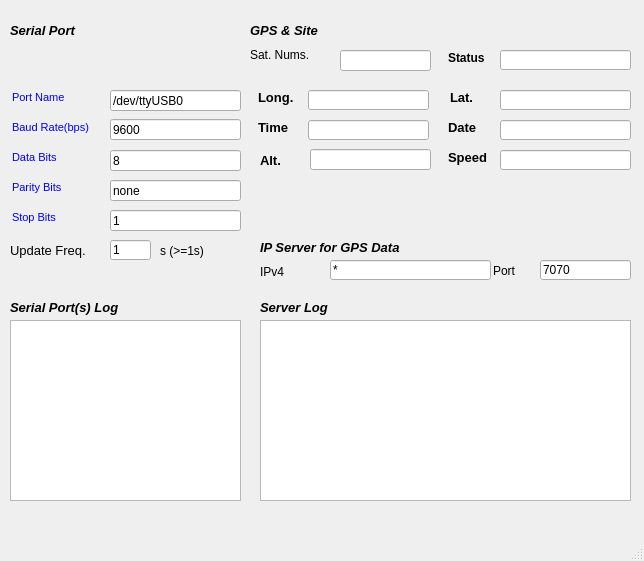
<?xml version="1.0" encoding="UTF-8"?>
<ui version="4.0">
 <class>MainWindow</class>
 <widget class="QMainWindow" name="MainWindow">
  <property name="geometry">
   <rect>
    <x>0</x>
    <y>0</y>
    <width>644</width>
    <height>561</height>
   </rect>
  </property>
  <property name="sizePolicy">
   <sizepolicy hsizetype="Fixed" vsizetype="Fixed">
    <horstretch>0</horstretch>
    <verstretch>0</verstretch>
   </sizepolicy>
  </property>
  <property name="windowTitle">
   <string>MainWindow</string>
  </property>
  <widget class="QWidget" name="centralWidget">
   <property name="sizePolicy">
    <sizepolicy hsizetype="Fixed" vsizetype="Fixed">
     <horstretch>0</horstretch>
     <verstretch>0</verstretch>
    </sizepolicy>
   </property>
   <widget class="QLabel" name="gpsComSetLabel">
    <property name="geometry">
     <rect>
      <x>10</x>
      <y>20</y>
      <width>91</width>
      <height>21</height>
     </rect>
    </property>
    <property name="text">
     <string>&lt;html&gt;&lt;head/&gt;&lt;body&gt;&lt;p&gt;&lt;span style=&quot; font-size:10pt; font-weight:600; font-style:italic; color:#000000;&quot;&gt;Serial Port&lt;/span&gt;&lt;/p&gt;&lt;/body&gt;&lt;/html&gt;</string>
    </property>
   </widget>
   <widget class="QLabel" name="comLabel">
    <property name="geometry">
     <rect>
      <x>12</x>
      <y>90</y>
      <width>61</width>
      <height>16</height>
     </rect>
    </property>
    <property name="text">
     <string>&lt;html&gt;&lt;head/&gt;&lt;body&gt;&lt;p&gt;&lt;span style=&quot; font-size:8pt; color:#0000ff;&quot;&gt;Port Name&lt;/span&gt;&lt;/p&gt;&lt;/body&gt;&lt;/html&gt;</string>
    </property>
   </widget>
   <widget class="QLabel" name="boteLabel">
    <property name="geometry">
     <rect>
      <x>12</x>
      <y>120</y>
      <width>91</width>
      <height>16</height>
     </rect>
    </property>
    <property name="text">
     <string>&lt;html&gt;&lt;head/&gt;&lt;body&gt;&lt;p&gt;&lt;span style=&quot; font-size:8pt; color:#0000ff;&quot;&gt;Baud Rate(bps)&lt;/span&gt;&lt;/p&gt;&lt;/body&gt;&lt;/html&gt;</string>
    </property>
   </widget>
   <widget class="QLabel" name="dataLabel">
    <property name="geometry">
     <rect>
      <x>12</x>
      <y>150</y>
      <width>61</width>
      <height>16</height>
     </rect>
    </property>
    <property name="text">
     <string>&lt;html&gt;&lt;head/&gt;&lt;body&gt;&lt;p&gt;&lt;span style=&quot; font-size:8pt; color:#0000ff;&quot;&gt;Data Bits&lt;/span&gt;&lt;/p&gt;&lt;/body&gt;&lt;/html&gt;</string>
    </property>
   </widget>
   <widget class="QLabel" name="checkLabel">
    <property name="geometry">
     <rect>
      <x>12</x>
      <y>180</y>
      <width>71</width>
      <height>16</height>
     </rect>
    </property>
    <property name="text">
     <string>&lt;html&gt;&lt;head/&gt;&lt;body&gt;&lt;p&gt;&lt;span style=&quot; font-size:8pt; color:#0000ff;&quot;&gt;Parity Bits&lt;/span&gt;&lt;/p&gt;&lt;/body&gt;&lt;/html&gt;</string>
    </property>
   </widget>
   <widget class="QLabel" name="stopLabel">
    <property name="geometry">
     <rect>
      <x>12</x>
      <y>210</y>
      <width>71</width>
      <height>16</height>
     </rect>
    </property>
    <property name="text">
     <string>&lt;html&gt;&lt;head/&gt;&lt;body&gt;&lt;p&gt;&lt;span style=&quot; font-size:8pt; color:#0000ff;&quot;&gt;Stop Bits&lt;/span&gt;&lt;/p&gt;&lt;/body&gt;&lt;/html&gt;</string>
    </property>
   </widget>
   <widget class="QLabel" name="comInformationLabel">
    <property name="geometry">
     <rect>
      <x>10</x>
      <y>300</y>
      <width>161</width>
      <height>16</height>
     </rect>
    </property>
    <property name="text">
     <string>&lt;html&gt;&lt;head/&gt;&lt;body&gt;&lt;p&gt;&lt;span style=&quot; font-size:10pt; font-weight:600; font-style:italic; color:#000000;&quot;&gt;Serial Port(s) Log&lt;/span&gt;&lt;/p&gt;&lt;/body&gt;&lt;/html&gt;</string>
    </property>
   </widget>
   <widget class="QTextEdit" name="comInformationTextEdit">
    <property name="geometry">
     <rect>
      <x>10</x>
      <y>320</y>
      <width>231</width>
      <height>181</height>
     </rect>
    </property>
   </widget>
   <widget class="QLabel" name="gpsComSetLabel_2">
    <property name="geometry">
     <rect>
      <x>250</x>
      <y>20</y>
      <width>111</width>
      <height>21</height>
     </rect>
    </property>
    <property name="text">
     <string>&lt;html&gt;&lt;head/&gt;&lt;body&gt;&lt;p&gt;&lt;span style=&quot; font-size:10pt; font-weight:600; font-style:italic; color:#000000;&quot;&gt;GPS &amp;amp; Site&lt;/span&gt;&lt;/p&gt;&lt;/body&gt;&lt;/html&gt;</string>
    </property>
   </widget>
   <widget class="QLabel" name="latitudeLabel">
    <property name="geometry">
     <rect>
      <x>258</x>
      <y>90</y>
      <width>41</width>
      <height>16</height>
     </rect>
    </property>
    <property name="text">
     <string>&lt;html&gt;&lt;head/&gt;&lt;body&gt;&lt;p&gt;&lt;span style=&quot; font-size:10pt; font-weight:600; color:#000000;&quot;&gt;Long.&lt;/span&gt;&lt;/p&gt;&lt;/body&gt;&lt;/html&gt;</string>
    </property>
   </widget>
   <widget class="QLabel" name="longitudeLabel">
    <property name="geometry">
     <rect>
      <x>450</x>
      <y>90</y>
      <width>31</width>
      <height>16</height>
     </rect>
    </property>
    <property name="text">
     <string>&lt;html&gt;&lt;head/&gt;&lt;body&gt;&lt;p&gt;&lt;span style=&quot; font-size:10pt; font-weight:600; color:#000000;&quot;&gt;Lat.&lt;/span&gt;&lt;/p&gt;&lt;/body&gt;&lt;/html&gt;</string>
    </property>
   </widget>
   <widget class="QLabel" name="timeLabel">
    <property name="geometry">
     <rect>
      <x>258</x>
      <y>120</y>
      <width>41</width>
      <height>16</height>
     </rect>
    </property>
    <property name="text">
     <string>&lt;html&gt;&lt;head/&gt;&lt;body&gt;&lt;p&gt;&lt;span style=&quot; font-size:10pt; font-weight:600; color:#000000;&quot;&gt;Time&lt;/span&gt;&lt;/p&gt;&lt;/body&gt;&lt;/html&gt;</string>
    </property>
   </widget>
   <widget class="QLineEdit" name="latitudeLineEdit">
    <property name="geometry">
     <rect>
      <x>308</x>
      <y>90</y>
      <width>121</width>
      <height>20</height>
     </rect>
    </property>
   </widget>
   <widget class="QLineEdit" name="longitudeLineEdit">
    <property name="geometry">
     <rect>
      <x>500</x>
      <y>90</y>
      <width>131</width>
      <height>20</height>
     </rect>
    </property>
   </widget>
   <widget class="QLineEdit" name="timeLineEdit">
    <property name="geometry">
     <rect>
      <x>308</x>
      <y>120</y>
      <width>121</width>
      <height>20</height>
     </rect>
    </property>
   </widget>
   <widget class="QLabel" name="speedLabel">
    <property name="geometry">
     <rect>
      <x>448</x>
      <y>150</y>
      <width>41</width>
      <height>16</height>
     </rect>
    </property>
    <property name="text">
     <string>&lt;html&gt;&lt;head/&gt;&lt;body&gt;&lt;p&gt;&lt;span style=&quot; font-size:10pt; font-weight:600;&quot;&gt;Speed&lt;/span&gt;&lt;/p&gt;&lt;/body&gt;&lt;/html&gt;</string>
    </property>
   </widget>
   <widget class="QLabel" name="statusLabel">
    <property name="geometry">
     <rect>
      <x>448</x>
      <y>50</y>
      <width>41</width>
      <height>16</height>
     </rect>
    </property>
    <property name="text">
     <string>&lt;html&gt;&lt;head/&gt;&lt;body&gt;&lt;p&gt;&lt;span style=&quot; font-size:9pt; font-weight:600; color:#000000;&quot;&gt;Status&lt;/span&gt;&lt;/p&gt;&lt;/body&gt;&lt;/html&gt;</string>
    </property>
   </widget>
   <widget class="QLabel" name="dateLabel">
    <property name="geometry">
     <rect>
      <x>448</x>
      <y>120</y>
      <width>31</width>
      <height>16</height>
     </rect>
    </property>
    <property name="text">
     <string>&lt;html&gt;&lt;head/&gt;&lt;body&gt;&lt;p&gt;&lt;span style=&quot; font-size:10pt; font-weight:600; color:#000000;&quot;&gt;Date&lt;/span&gt;&lt;/p&gt;&lt;/body&gt;&lt;/html&gt;</string>
    </property>
   </widget>
   <widget class="QLineEdit" name="speedLineEdit">
    <property name="geometry">
     <rect>
      <x>500</x>
      <y>150</y>
      <width>131</width>
      <height>20</height>
     </rect>
    </property>
   </widget>
   <widget class="QLineEdit" name="statusLineEdit">
    <property name="geometry">
     <rect>
      <x>500</x>
      <y>50</y>
      <width>131</width>
      <height>20</height>
     </rect>
    </property>
   </widget>
   <widget class="QLineEdit" name="dateLineEdit">
    <property name="geometry">
     <rect>
      <x>500</x>
      <y>120</y>
      <width>131</width>
      <height>20</height>
     </rect>
    </property>
   </widget>
   <widget class="QLabel" name="gpsReceiveLabel">
    <property name="geometry">
     <rect>
      <x>260</x>
      <y>300</y>
      <width>171</width>
      <height>16</height>
     </rect>
    </property>
    <property name="text">
     <string>&lt;html&gt;&lt;head/&gt;&lt;body&gt;&lt;p&gt;&lt;span style=&quot; font-size:10pt; font-weight:600; font-style:italic; color:#000000;&quot;&gt;Server Log&lt;/span&gt;&lt;/p&gt;&lt;/body&gt;&lt;/html&gt;</string>
    </property>
   </widget>
   <widget class="QPlainTextEdit" name="gpsPlainTextEdit">
    <property name="geometry">
     <rect>
      <x>260</x>
      <y>320</y>
      <width>371</width>
      <height>181</height>
     </rect>
    </property>
   </widget>
   <widget class="QLabel" name="comStatusLabel">
    <property name="geometry">
     <rect>
      <x>10</x>
      <y>50</y>
      <width>231</width>
      <height>20</height>
     </rect>
    </property>
    <property name="frameShape">
     <enum>QFrame::NoFrame</enum>
    </property>
    <property name="text">
     <string>&lt;html&gt;&lt;head/&gt;&lt;body&gt;&lt;p&gt;&lt;span style=&quot; font-size:10pt;&quot;&gt;&lt;br/&gt;&lt;/span&gt;&lt;/p&gt;&lt;/body&gt;&lt;/html&gt;</string>
    </property>
   </widget>
   <widget class="QLineEdit" name="satelliteLineEdit">
    <property name="geometry">
     <rect>
      <x>340</x>
      <y>50</y>
      <width>91</width>
      <height>21</height>
     </rect>
    </property>
   </widget>
   <widget class="QLabel" name="satelliteLabel">
    <property name="geometry">
     <rect>
      <x>250</x>
      <y>40</y>
      <width>71</width>
      <height>31</height>
     </rect>
    </property>
    <property name="text">
     <string>&lt;html&gt;&lt;head/&gt;&lt;body&gt;&lt;p&gt;&lt;span style=&quot; font-size:9pt; color:#000000;&quot;&gt;Sat. Nums.&lt;/span&gt;&lt;/p&gt;&lt;/body&gt;&lt;/html&gt;</string>
    </property>
   </widget>
   <widget class="QLabel" name="gpsReceiveLabel_2">
    <property name="geometry">
     <rect>
      <x>260</x>
      <y>240</y>
      <width>201</width>
      <height>16</height>
     </rect>
    </property>
    <property name="text">
     <string>&lt;html&gt;&lt;head/&gt;&lt;body&gt;&lt;p&gt;&lt;span style=&quot; font-size:10pt; font-weight:600; font-style:italic; color:#000000;&quot;&gt;IP Server for GPS Data&lt;/span&gt;&lt;/p&gt;&lt;/body&gt;&lt;/html&gt;</string>
    </property>
   </widget>
   <widget class="QLabel" name="labelIP">
    <property name="geometry">
     <rect>
      <x>260</x>
      <y>262</y>
      <width>61</width>
      <height>20</height>
     </rect>
    </property>
    <property name="text">
     <string>IPv4</string>
    </property>
   </widget>
   <widget class="QLineEdit" name="lineEditIP">
    <property name="geometry">
     <rect>
      <x>330</x>
      <y>260</y>
      <width>161</width>
      <height>20</height>
     </rect>
    </property>
    <property name="text">
     <string>*</string>
    </property>
   </widget>
   <widget class="QLabel" name="labelPort">
    <property name="geometry">
     <rect>
      <x>493</x>
      <y>260</y>
      <width>71</width>
      <height>21</height>
     </rect>
    </property>
    <property name="text">
     <string>Port</string>
    </property>
   </widget>
   <widget class="QLineEdit" name="lineEditPort">
    <property name="geometry">
     <rect>
      <x>540</x>
      <y>260</y>
      <width>91</width>
      <height>20</height>
     </rect>
    </property>
    <property name="text">
     <string>7070</string>
    </property>
   </widget>
   <widget class="QLabel" name="labelRefreshTime">
    <property name="geometry">
     <rect>
      <x>10</x>
      <y>240</y>
      <width>81</width>
      <height>21</height>
     </rect>
    </property>
    <property name="text">
     <string>&lt;html&gt;&lt;head/&gt;&lt;body&gt;&lt;p&gt;&lt;span style=&quot; font-size:10pt;&quot;&gt;Update Freq.&lt;/span&gt;&lt;/p&gt;&lt;/body&gt;&lt;/html&gt;</string>
    </property>
   </widget>
   <widget class="QLineEdit" name="lineEditRefreshTime">
    <property name="geometry">
     <rect>
      <x>110</x>
      <y>240</y>
      <width>41</width>
      <height>20</height>
     </rect>
    </property>
    <property name="text">
     <string>1</string>
    </property>
   </widget>
   <widget class="QLabel" name="labelTimeUnit">
    <property name="geometry">
     <rect>
      <x>160</x>
      <y>240</y>
      <width>81</width>
      <height>21</height>
     </rect>
    </property>
    <property name="text">
     <string>s (&gt;=1s)</string>
    </property>
   </widget>
   <widget class="QLineEdit" name="lineEditPortName">
    <property name="geometry">
     <rect>
      <x>110</x>
      <y>90</y>
      <width>131</width>
      <height>21</height>
     </rect>
    </property>
    <property name="text">
     <string>/dev/ttyUSB0</string>
    </property>
   </widget>
   <widget class="QLineEdit" name="lineEditBaudRate">
    <property name="geometry">
     <rect>
      <x>110</x>
      <y>119</y>
      <width>131</width>
      <height>21</height>
     </rect>
    </property>
    <property name="text">
     <string>9600</string>
    </property>
   </widget>
   <widget class="QLineEdit" name="lineEditDataBits">
    <property name="geometry">
     <rect>
      <x>110</x>
      <y>150</y>
      <width>131</width>
      <height>21</height>
     </rect>
    </property>
    <property name="text">
     <string>8</string>
    </property>
   </widget>
   <widget class="QLineEdit" name="lineEditParityBits">
    <property name="geometry">
     <rect>
      <x>110</x>
      <y>180</y>
      <width>131</width>
      <height>21</height>
     </rect>
    </property>
    <property name="text">
     <string>none</string>
    </property>
   </widget>
   <widget class="QLineEdit" name="lineEditStopBits">
    <property name="geometry">
     <rect>
      <x>110</x>
      <y>210</y>
      <width>131</width>
      <height>21</height>
     </rect>
    </property>
    <property name="text">
     <string>1</string>
    </property>
   </widget>
   <widget class="QLabel" name="LabelAlt">
    <property name="geometry">
     <rect>
      <x>260</x>
      <y>150</y>
      <width>31</width>
      <height>21</height>
     </rect>
    </property>
    <property name="text">
     <string>&lt;html&gt;&lt;head/&gt;&lt;body&gt;&lt;p&gt;&lt;span style=&quot; font-size:10pt; font-weight:600;&quot;&gt;Alt.&lt;/span&gt;&lt;/p&gt;&lt;/body&gt;&lt;/html&gt;</string>
    </property>
   </widget>
   <widget class="QLineEdit" name="lineEditAlt">
    <property name="geometry">
     <rect>
      <x>310</x>
      <y>149</y>
      <width>121</width>
      <height>21</height>
     </rect>
    </property>
   </widget>
   <widget class="QLabel" name="labelSite">
    <property name="geometry">
     <rect>
      <x>360</x>
      <y>20</y>
      <width>271</width>
      <height>21</height>
     </rect>
    </property>
    <property name="text">
     <string/>
    </property>
   </widget>
  </widget>
  <widget class="QStatusBar" name="statusBar"/>
 </widget>
 <layoutdefault spacing="6" margin="11"/>
 <resources/>
 <connections/>
</ui>
